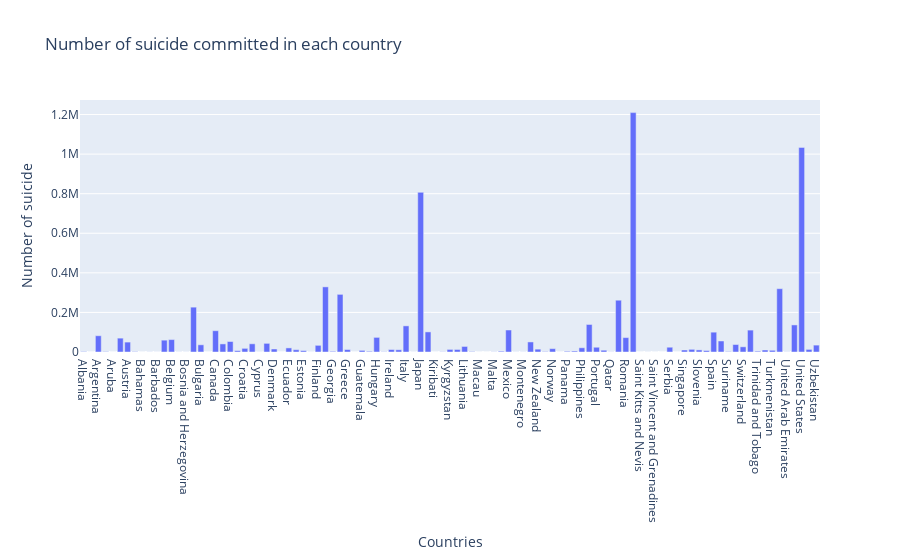

Notebook cell for this chart:
### Code cell
trace1 = go.Bar(
    y=country_suicide_series.values,
    x=country_suicide_series.index,
)

data = [trace1]
layout = go.Layout(
    title="Number of suicide committed in each country",
    xaxis={
        'title':"Countries",
    },
    yaxis={
        'title':"Number of suicide",
    }
)
figure=go.Figure(data=data,layout=layout)
py.offline.iplot(figure)

### Figure 1 — Plotly figure (JSON) as saved in the notebook; plotly's stock layout.template omitted (floating-point values rounded to 4 significant figures)
{"data": [{"type": "bar", "x": ["Albania", "Antigua and Barbuda", "Argentina", "Armenia", "Aruba", "Australia", "Austria", "Azerbaijan", "Bahamas", "Bahrain", "Barbados", "Belarus", "Belgium", "Belize", "Bosnia and Herzegovina", "Brazil", "Bulgaria", "Cabo Verde", "Canada", "Chile", "Colombia", "Costa Rica", "Croatia", "Cuba", "Cyprus", "Czech Republic", "Denmark", "Dominica", "Ecuador", "El Salvador", "Estonia", "Fiji", "Finland", "France", "Georgia", "Germany", "Greece", "Grenada", "Guatemala", "Guyana", "Hungary", "Iceland", "Ireland", "Israel", "Italy", "Jamaica", "Japan", "Kazakhstan", "Kiribati", "Kuwait", "Kyrgyzstan", "Latvia", "Lithuania", "Luxembourg", "Macau", "Maldives", "Malta", "Mauritius", "Mexico", "Mongolia", "Montenegro", "Netherlands", "New Zealand", "Nicaragua", "Norway", "Oman", "Panama", "Paraguay", "Philippines", "Poland", "Portugal", "Puerto Rico", "Qatar", "Republic of Korea", "Romania", "Russian Federation", "Saint Kitts and Nevis", "Saint Lucia", "Saint Vincent and Grenadines", "San Marino", "Serbia", "Seychelles", "Singapore", "Slovakia", "Slovenia", "South Africa", "Spain", "Sri Lanka", "Suriname", "Sweden", "Switzerland", "Thailand", "Trinidad and Tobago", "Turkey", "Turkmenistan", "Ukraine", "United Arab Emirates", "United Kingdom", "United States", "Uruguay", "Uzbekistan"], "y": [1970, 11, 82219, 1905, 101, 70111, 50073, 1656, 93, 463, 177, 59892, 62761, 348, 318, 226613, 36388, 42, 107561, 40895, 53080, 6792, 18429, 41418, 412, 43687, 15297, 0, 20660, 11683, 7034, 304, 33677, 329127, 3224, 291262, 12368, 38, 8149, 3426, 73891, 1108, 12574, 11294, 132060, 184, 806902, 101546, 53, 966, 13090, 12770, 28039, 1958, 27, 20, 585, 3894, 111139, 423, 472, 50833, 14383, 2013, 16992, 33, 3483, 4783, 21330, 139098, 24061, 9043, 574, 261730, 72777, 1209742, 0, 230, 124, 4, 24179, 98, 10089, 13437, 10615, 7321, 100202, 55641, 2166, 37795, 26217, 110643, 4039, 10131, 8624, 319950, 622, 136805, 1034013, 13138, 34803]}], "layout": {"autosize": true, "title": {"text": "Number of suicide committed in each country"}, "xaxis": {"autorange": true, "range": [-0.5, 100.5], "title": {"text": "Countries"}, "type": "category"}, "yaxis": {"autorange": true, "range": [0, 1273000.0], "title": {"text": "Number of suicide"}, "type": "linear"}}}
